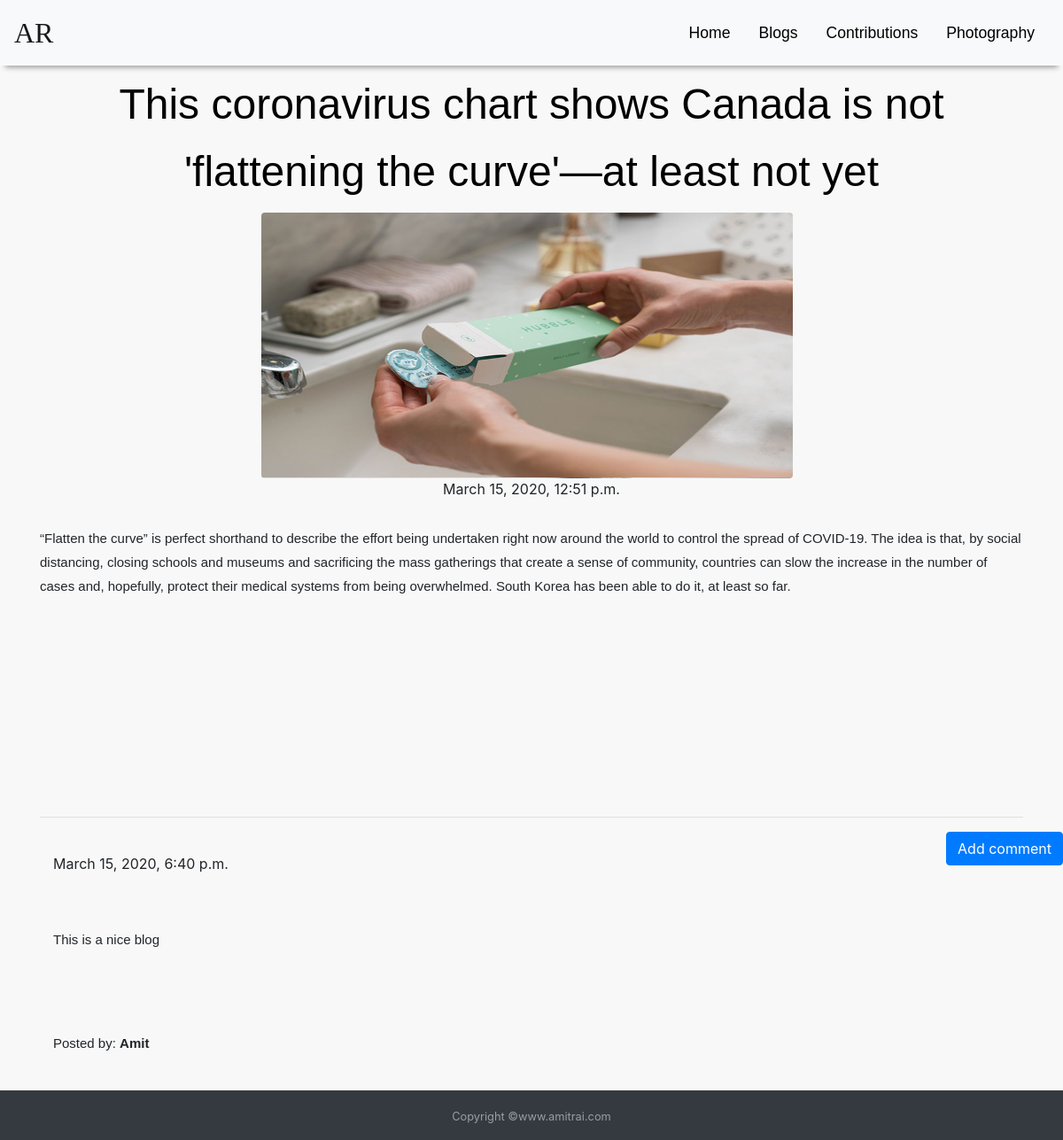
/post/1, run on the app's committed database.
### blogsite/models.py (models this page shows, shortened)
class Post(models.Model):
    author = models.ForeignKey('auth.User',on_delete=models.CASCADE)
    title = models.CharField(max_length=200)
    text = models.TextField()
    created_date = models.DateTimeField(default=timezone.now)
    published_date = models.DateTimeField(blank=True, null=True)
    post_pic = models.ImageField(upload_to='post_pics',blank=True)

class Comment(models.Model):
    post = models.ForeignKey('blogsite.Post', related_name='comments',on_delete=models.CASCADE)
    author = models.CharField(max_length=200)
    text = models.TextField()
    created_date = models.DateTimeField(default=timezone.now)
    approved_comment = models.BooleanField(default=False)

### blogsite/views.py (the view)
# urls.py: path('post/<int:pk>', views.PostDetailView.as_view(), name='post_detail'),
class PostDetailView(DetailView):
    model = Post

### blogsite/templates/blogsite/post_detail.html (shortened to what this page needs)
{% extends 'blogsite/base.html' %}
{% block content %}
<div  class="container" style="margin-top:80px">
        <h1 class='posttitle loader'>{{ post.title }}</h1>
        <div style="margin-left: 250px">
        <img class="img-fluid rounded" src="{{post.post_pic.url}}" style="height: 300px;width: 600px">
        </div>
        {% if post.published_date %}
            <div class="date postdate">
                {{ post.published_date }}
            </div>
        {% else %}
            <a class="btn btn-outline-dark" href="{% url 'post_publish' pk=post.pk %}">Publish</a>
        {% endif %}
      <p class='postcontent' >{{ post.text|safe|linebreaksbr }}</p>
  <hr>
  <a class="btn btn-primary btn-comment" href="{% url 'add_comment_to_post' pk=post.pk %}">Add comment</a>
  <div class="container">
  {% for comment in post.comments.all %}
  <br>
      {% if user.is_authenticated or comment.approved_comment %}
              {{ comment.created_date }}
          <p>{{ comment.text|safe|linebreaks }}</p>
          <p>Posted by: <strong>{{ comment.author }}</strong></p>
      {% endif %}
  {% empty %}
      <p>No comments posted.</p>
  {% endfor %}
</div>
</div>
{% endblock %}

### blogsite/static/css/main.css (style rules this page uses)
a { color:black; font-size: 1.1em; }
p { font-family: sans-serif; font-size:15px; line-height:27px; font-weight:400; padding-bottom:30px; margin:0px; }
h1, h2, h3, h4, h5, h6, .h1, .h2, .h3, .h4, .h5, .h6 { color:#000; }
h1 { font-family: 'Montserrat', sans-serif; font-size:33px; line-height:76px; font-weight:400; margin:0px; padding-bottom:8px; }

### blogsite/static/css/blog.css (style rules this page uses)
body { height: 100%; background: #f8f8f8; }
.postdate { text-align: center; }
.posttitle { font-family: 'Russo One', sans-serif; font-size: 3em; text-align: center; }
.postcontent { font-family: 'Montserrat'; font-size: 1.5em; }
.btn-comment { position: absolute; right: 0px; }

### data on the page
Post: title "This coronavirus chart shows Canada is not 'flattening the curve'—at least not yet", post_pic (picture), published_date "March 15, 2020, 12:51 p.m.", text "“Flatten the curve” is perfect shorthand to describe the effort being undertaken right now around the world to control the spread of COVID-19. The idea is that, by social distancing, closing schools and museums and sacrificing the mass gatherings that create a sense of community, countries can slow the increase in the number of cases and, hopefully, protect their medical systems from being overwhelmed. South Korea has been able to do it, at least so far."
Comment: created_date "March 15, 2020, 6:40 p.m.", text "This is a nice blog", author "Amit"
